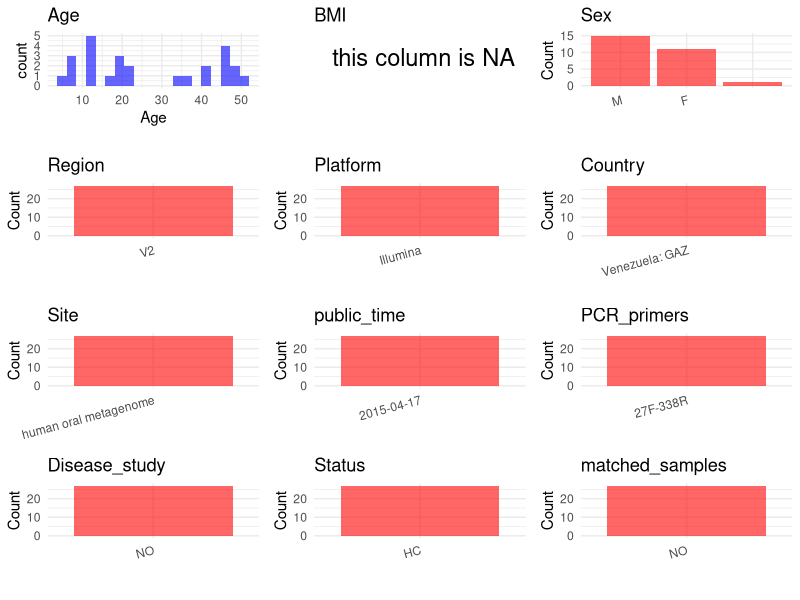

Reproduce this figure in R. (Note: this script raises an error after producing the figure.)
## ---- chunk 1
# Load necessary libraries
library(dplyr)
library(ggplot2)
library(cowplot)

# Set working directory (update this path to your local directory)
setwd("D:/oral_project/PRJEB7825")

# Read the initial metadata files
initial_meta<-read.csv("SraRunTable.csv",header = T)

# Combine the two metadata files
#meta <- rbind(initial_meta, initial_meta1)

#Remove entries non-oral samples
#initial_meta <- subset(initial_meta,isolate %in% c("saliva","tongue coat"))
initial_meta <- initial_meta[initial_meta$Organism != "human gut metagenome", ]
initial_meta <- initial_meta[initial_meta$Organism != "human skin metagenome", ]
# Check the number of samples containing "HT" in Sample.Name (e.g., healthy controls)
#nrow(subset(meta, grepl("HT", Sample.Name)))

# Display the first few rows of the metadata
head(initial_meta)
## ---- chunk 2
# Create a uniform metadata dataframe
metadata <- data.frame(
  BioProject = initial_meta$BioProject,
  Run = initial_meta$Run,
  sample_name = initial_meta$Library.Name,
  Age = initial_meta$AGE,
  BMI = NA,
  Sex=initial_meta$sex,
  Region = initial_meta$target_subfragment..exp.,
  Platform = initial_meta$platform..exp.,
  Country = initial_meta$COUNTRY,
  Site = initial_meta$Organism,
  public_time = "2015-04-17",
  PCR_primers = "27F-338R",
  stringsAsFactors = FALSE
)
## ---- chunk 3
metadata <- metadata %>%
  mutate(Sex = recode(Sex, "female" = "F", "male" = "M"))
## ---- chunk 4
# Add information obtained from the publication
metadata$title <- "The microbiome of uncontacted Amerindians"
metadata$Disease_study <- "NO"
# Assign disease status based on sample_name patterns
metadata$Status <- "HC"

#extract subject id by remove prefix of sample_name
metadata$sample_name <- gsub("SAMEA", "", metadata$sample_name)

# Check initial data distribution
cat("Initial sample distribution:\n")
table(metadata$sample_name)
table(metadata$Site)

# Calculate sampling frequency per subject
sample_counts <- table(metadata$sample_name)
cat("\nNumber of samples per subject:\n")
print(sample_counts)

# Create matched_samples column
metadata$matched_samples <- ifelse(metadata$sample_name %in% names(sample_counts[sample_counts >= 2]), "YES", "NO")


## ---- chunk 5
# Check the number of unique runs and sample names
print(paste("Number of unique runs:", length(unique(metadata$Run))))
print(paste("Number of unique sample names:", length(unique(metadata$sample_name))))
## ---- chunk 6
# Select columns for visualization
plot_data <- metadata %>%
  select(-BioProject, -Run, -sample_name, -title)

# Function to create simple plots for each column
create_simple_plots <- function(data) {
  plots <- list()
  
  for (col in colnames(data)) {
    # Check if the column is all NA
    if (all(is.na(data[[col]]))) {
      # Create an empty plot with text indicating all NA
      p <- ggplot() +
        annotate("text", x = 0.5, y = 0.5, label = "this column is NA", size = 6) +
        labs(title = col) +
        theme_void()
    } else if (is.numeric(data[[col]])) {
      # Numeric variable: histogram
      p <- ggplot(data, aes(x = .data[[col]])) +
        geom_histogram(fill = "blue", alpha = 0.6, bins = 20, na.rm = TRUE) +
        labs(title = col) +
        theme_minimal()
    } else {
      # Categorical variable: bar plot (remove NA values)
      count_data <- as.data.frame(table(data[[col]], useNA = "ifany"))
      p <- ggplot(count_data, aes(x = reorder(Var1, -Freq), y = Freq)) +
        geom_col(fill = "red", alpha = 0.6) +
        labs(title = col, x = NULL, y = "Count") +
        theme_minimal() +
        theme(axis.text.x = element_text(angle = 15, hjust = 1))
    }
    plots[[col]] <- p
  }
  
  return(plots)
}

# Generate and arrange plots
plots <- create_simple_plots(plot_data)
p<-plot_grid(plots$Age, 
          plots$BMI, 
          plots$Sex, 
          plots$Region, 
          plots$Platform, 
          plots$Country, 
          plots$Site,
          plots$public_time, 
          plots$PCR_primers,
          plots$Disease_study,
          plots$Status,
          plots$matched_samples,# add 
          ncol = 3, align = "hv", axis = "lb")
ggsave("Metadata_Summary.png", plot = p, width = 8, height = 6, dpi = 150)
## ---- chunk 7
knitr::include_graphics("Metadata_Summary.png")
## ---- chunk 8
# Reorder columns to match the desired format
metadata <- metadata[, c(
  "BioProject", "Run", "sample_name", "Age", "BMI", "Sex", 
  "Region", "Platform", "Country", "Site", "public_time", 
  "PCR_primers", "title", "Disease_study", "Status","matched_samples"
)]

# Export the uniform metadata to a CSV file
write.csv(metadata, file = "metadata.csv", quote = FALSE)
head(metadata)
